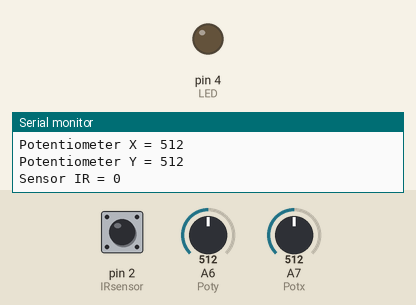
The sketch below on a simulated Arduino Nano, built with avr-gcc and run on an emulated ATmega328P. Parts: output pins drawn as LEDs (lit = HIGH), the last lines printed to the serial monitor. The inputs (shaded band) are chosen by the test bench; at power-on: pin 2 (IRsensor) HIGH, A6 (Poty) = 512, A7 (Potx) = 512.

Above: at 1.3 s.
1.4 s: pin 2 (IRsensor) pulsed LOW 5 times (0.12 s each, 0.3 s apart)
At 3.8 s:
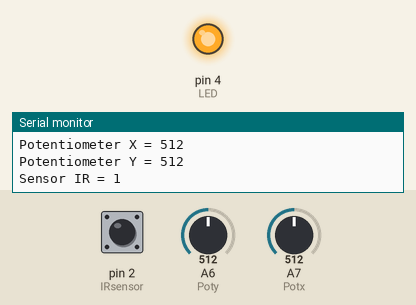
Timing chart, 0 to 5.3 s (numbered marks = the images above; inputs shaded):
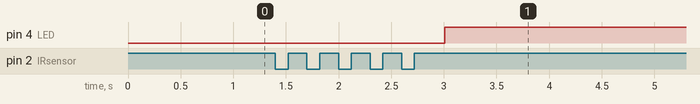

Measured:
- after the input at 1.4 s, pin 4 (LED): LOW → HIGH after 1.6 s

The sketch:

Abstand_IR_Sensor.ino
```cpp
#include "Timer.h"
#include <avr/interrupt.h>
Timer t;
const int IRsensor =2;
const int LED =4;
const int Poty = A6;
const int Potx = A7;
int obstacle;
bool blocked=0;

void setup() {
  Serial.begin(9600);
  pinMode(IRsensor,INPUT);
  pinMode(LED,OUTPUT);

  attachInterrupt(digitalPinToInterrupt(IRsensor),IRobstacle,RISING);
}

void loop() {
  t.update();

  Serial.print("Potentiometer X = ");
  Serial.println(analogRead(Potx));
  Serial.print("Potentiometer Y = ");
  Serial.println(analogRead(Poty));

  blocked ? digitalWrite(LED,HIGH): digitalWrite(LED,LOW);
  Serial.print("Sensor IR = ");
  Serial.println(blocked);
  delay(500);
}

int IRobstacle(){
  blocked =!blocked;
}
```
